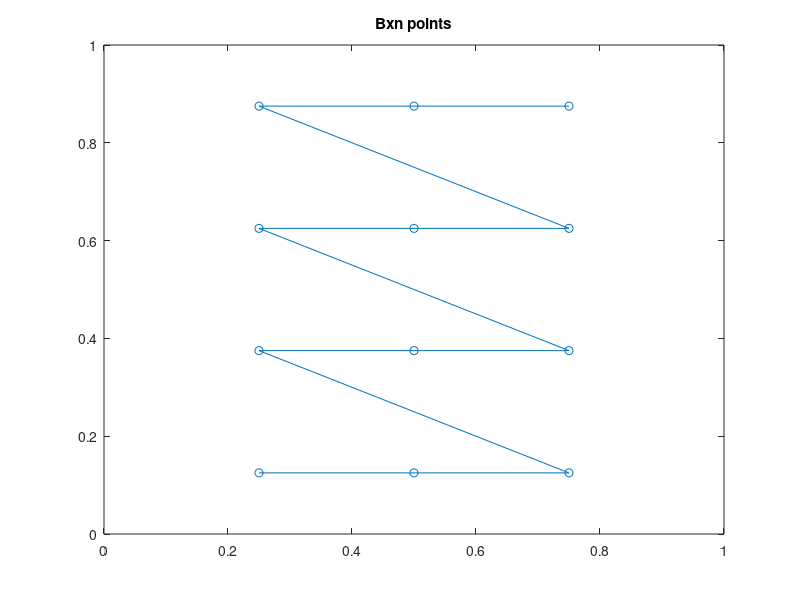
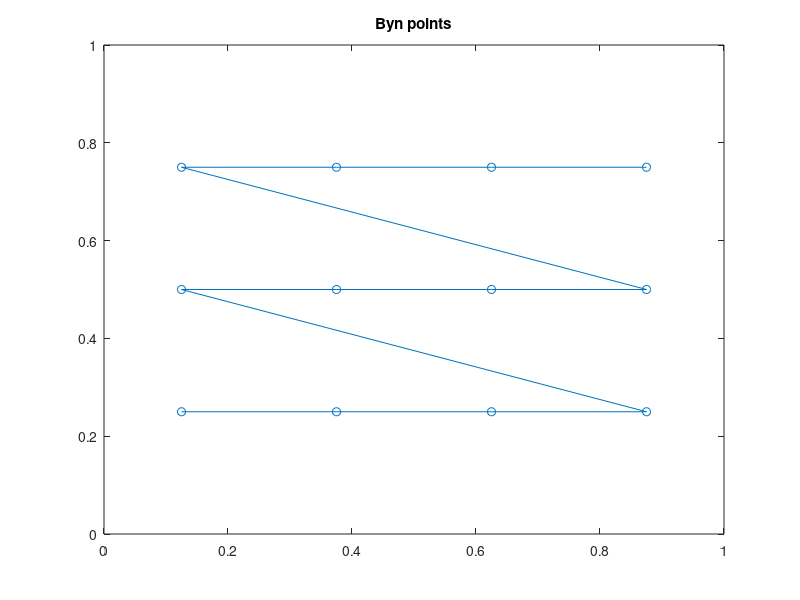

These figures' MATLAB source, in order:
%behold the unorganized mind of sarah!
%made separate script to debug TxmByn part
%universal constants
kk=2*pi;
netta = 377;
gamma = 1.781072418; %cme-petterson-pg39, (2.13)

phiInc = pi/4;
thetaInc = pi/2;
%plate info
NumCells = 4; %in one direction
NumEdges = NumCells-1;
lenx = 1%lambda
leny= 1;%lambda

delx = lenx/NumCells; %a in the book
dely = leny/NumCells; %b in the book
%-----------------------Generate points---------------------------------
Bxn_xx =  zeros(1,NumEdges^2);
Bxn_yy = zeros(1,NumEdges^2);

Byn_xx =  zeros(1,NumEdges^2);
Byn_yy = zeros(1,NumEdges^2);

for nn = 0:NumEdges

    Bxn_xx(1+nn*NumEdges:NumEdges+nn*NumEdges) = delx:delx:lenx-delx;
    Bxn_yy(1+nn*NumEdges:NumEdges+nn*NumEdges) =  dely*(nn+1/2)*ones(1,NumCells-1);
    
%     Byn_xx(1+nn*NumEdges:NumEdges+nn*NumEdges) = delx*(nn+1/2)*ones(1,NumCells-1);
%     Byn_yy(1+nn*NumEdges:NumEdges+nn*NumEdges) =  dely:dely:leny-dely;
    
end

for nn = 0:NumEdges-1
    Byn_xx(1+nn*NumCells:NumEdges+nn*NumCells+1) =  delx/2:delx:lenx-delx/2;
    Byn_yy(1+nn*NumCells:NumEdges+nn*NumCells+1) = delx*(nn+1)*ones(1,NumCells);
end

figure;plot(Bxn_xx,Bxn_yy,'-o');title('Bxn points')
axis([0 lenx 0 leny])

figure;plot(Byn_xx,Byn_yy,'-o'); title('Byn points')
axis([0 lenx 0 leny])

%--------------------------generate matrix equation-----------------------
%need to first generate x, y points
%going to have two sets depending on Ex or Ey
numElt = length(Bxn_xx);

TxmByn = zeros(NumEdges*NumCells);

TxmByn1 = zeros(NumEdges*NumCells);
TxmByn2 = zeros(NumEdges*NumCells);
TxmByn3 = zeros(NumEdges*NumCells);
TxmByn4 = zeros(NumEdges*NumCells);


for mm = 1:numElt %marches with x
    

    for nn = 1:numElt %marches with y

            %define function

            ggTxmByn = @(xp,yp) exp(-1j*kk*sqrt( (xp+Bxn_xx(mm)-Byn_xx(nn)).^2 + (yp+Bxn_yy(mm)-Byn_yy(nn)).^2))...
                                  ./ (4*pi*sqrt( (xp+Bxn_xx(mm)-Byn_xx(nn)).^2 + (yp+Bxn_yy(mm)-Byn_yy(nn)).^2));
            
            %do integrals
%             distx = Bxn_xx(mm)-Byn_xx(nn)
%             disty = Bxn_yy(mm)-Byn_yy(nn)
%             figure; 
%             subplot(1,2,1); fplot(@(xp) real(ggTxmByn(xp,0)),[-5,5]); title('y=0')
%             subplot(1,2,2); fplot(@(yp) real(ggTxmByn(0,yp)),[-5,5]); title('x=0')
            %second and third convolution
            %TxmByn== TynBxn expect for the 1/a vs 1/b... so only get the
            %matrix once... 
            TxmByn1(mm,nn) = integral2(ggTxmByn,-delx,0,-dely,0);
            TxmByn2(mm,nn) = -integral2(ggTxmByn,-delx,0,0,dely);
            TxmByn3(mm,nn) = -integral2(ggTxmByn,0,delx,-dely,0);
            TxmByn4(mm,nn) = integral2(ggTxmByn,0,delx,0,dely);
            TxmByn = TxmByn1+TxmByn2+TxmByn3+TxmByn4
%             TxmByn(mm,nn) = integral2(ggTxmByn,-delx,0,-dely,0)-integral2(ggTxmByn,-delx,0,0,dely)...
%                            -integral2(ggTxmByn,0,delx,-dely,0) +integral2(ggTxmByn,0,delx,0,dely);
%                        

                            
            

                                   
    end
end
TxmByn = TxmByn1+TxmByn2+TxmByn3+TxmByn4
% AA = TxmBxn/delx+kk^2*delx*TxmBxnsp;
% BB = TxmByn/delx;
% CC = TxmByn/dely;
% DD = TymByn/dely+kk^2*dely*TymBynsp;
% 
% EE = [ex;ey]
% ZZ = (-netta/(1j*kk))*[AA BB; CC DD];

% %lets get quadratic spline
% qqreg1 = linspace(-3*delx/2,-delx/2,100);
% qqreg2 = linspace(-delx/2,delx/2,100);
% qqreg3 = linspace(delx/2,3*delx/2,100);
% 
% qq = [qqreg1, qqreg2, qqreg3];
% 
% f1 = 9/8 + 3*qqreg1/(2*delx) +qqreg1.^2/(2*delx.^2);
% f2 = 3/4-qqreg2.^2/delx.^2;
% f3 = 9/8 - 3*qqreg3/(2*delx) +qqreg3.^2/(2*delx.^2);
% 
% ff = [f1,f2,f3];

% figure;plot(qqreg1,f1)
% figure;plot(qqreg2,f2)
% figure;plot(qqreg3,f3)